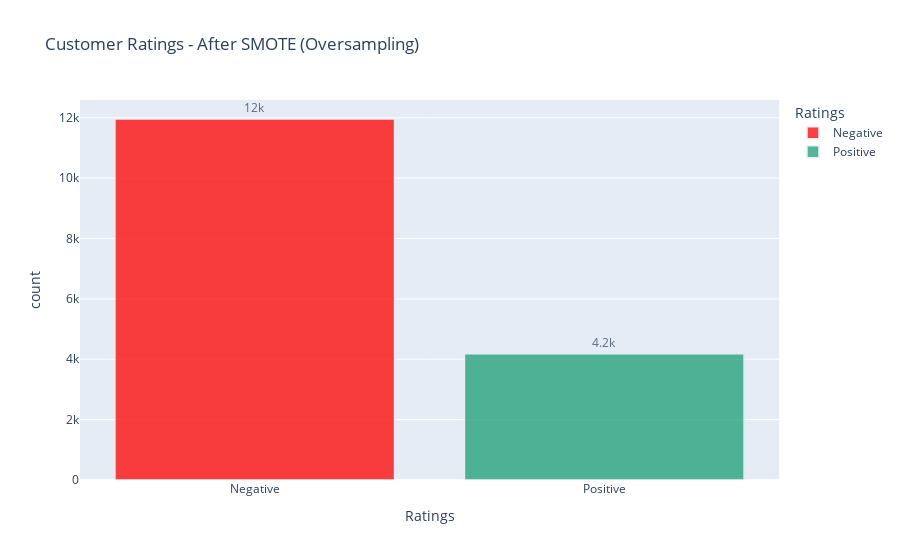

Notebook cell for this chart:
### Markdown cell above
## Checking for Class Imbalance after SMOTE with ENN

### Code cell
# create a data frame to count the number of customer reviews by products and also rename a column as count
rating_counts = pd.DataFrame(pd.DataFrame(Y_train_smote).rename(columns = {0:'review_star'}).value_counts()).reset_index().rename( \
    columns={'review_star': 'Ratings', 0:'count'})

# add a sort index
rating_counts['Ratings_for_sorting'] = rating_counts['Ratings']

# convert ratings to str type for visualization
rating_counts['Ratings'] = rating_counts['Ratings'].astype(str)

# Sort order by custom column and display 
rating_counts.sort_values(by=['Ratings_for_sorting'], inplace = True)

# use plotly to create a bar graph of number of reviews by brand and using customized color coding 
fig = px.bar(rating_counts, x="Ratings", y="count", color="Ratings", 
             title= "Customer Ratings - After SMOTE (Oversampling)", text_auto = '.2s', 
             color_discrete_map={'Negative':'red',  'Positive':'rgb(27,158,119)'})

# figure customization
fig.update_traces(textfont_size=12, textangle=0, textposition="outside", cliponaxis=False,
 marker_line_width=1.5, opacity = 0.75)

### Figure 1 — Plotly figure (JSON) as saved in the notebook; plotly's stock layout.template omitted (floating-point values rounded to 4 significant figures)
{"data": [{"alignmentgroup": "True", "cliponaxis": false, "hovertemplate": "Ratings=%{x}<br>count=%{y}<extra></extra>", "legendgroup": "Negative", "marker": {"color": "red", "line": {"width": 1.5}, "pattern": {"shape": ""}}, "name": "Negative", "offsetgroup": "Negative", "opacity": 0.75, "orientation": "v", "showlegend": true, "textangle": 0, "textfont": {"size": 12}, "textposition": "outside", "texttemplate": "%{y:.2s}", "type": "bar", "x": ["Negative"], "xaxis": "x", "y": [11959], "yaxis": "y"}, {"alignmentgroup": "True", "cliponaxis": false, "hovertemplate": "Ratings=%{x}<br>count=%{y}<extra></extra>", "legendgroup": "Positive", "marker": {"color": "rgb(27,158,119)", "line": {"width": 1.5}, "pattern": {"shape": ""}}, "name": "Positive", "offsetgroup": "Positive", "opacity": 0.75, "orientation": "v", "showlegend": true, "textangle": 0, "textfont": {"size": 12}, "textposition": "outside", "texttemplate": "%{y:.2s}", "type": "bar", "x": ["Positive"], "xaxis": "x", "y": [4185], "yaxis": "y"}], "layout": {"barmode": "relative", "legend": {"title": {"text": "Ratings"}, "tracegroupgap": 0}, "title": {"text": "Customer Ratings - After SMOTE (Oversampling)"}, "xaxis": {"anchor": "y", "categoryarray": ["Negative", "Positive"], "categoryorder": "array", "domain": [0, 1], "title": {"text": "Ratings"}}, "yaxis": {"anchor": "x", "domain": [0, 1], "title": {"text": "count"}}}}
